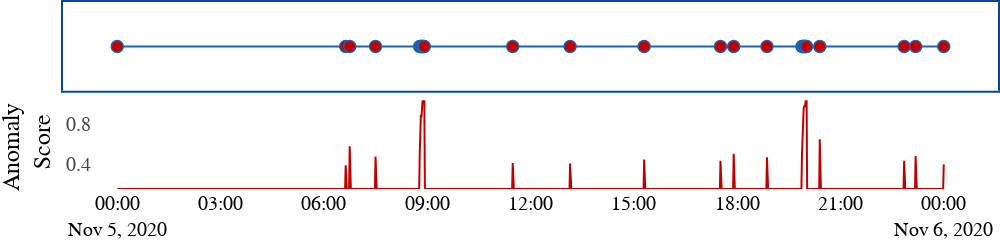

Here is the notebook cell this chart was saved with:
### Markdown cell above
We plot the case 2 with its anomaly scores and the ground truth anomalies. The anomaly scores are computed using the AD2S algorithm. The ground truth anomalies are marked with red markers.

### Code cell
cfg.case.id = 2

df = pd.read_csv(cfg.case.save_path,index_col=0)
plot_df = df[df['data']==1]

clf = AD2SDetector()
predict = []

for object in df['data']:
    score = clf.predict(object)
    predict.append(score)

predict[0] = 0.0
df['predict'] = predict

fig = plot_case(plot_df,df)
fig.write_image(cfg.case.fig_path)
fig.write_image(cfg.case.pdf_path)
fig.show()

### Figure 1 — Plotly figure (JSON) as saved in the notebook; plotly's stock layout.template omitted (floating-point values rounded to 4 significant figures; data arrays with more than 128 entries replaced by an {"elided": "..."} marker saying what was removed)
{"data": [{"line": {"color": "#1C62AE"}, "marker": {"color": "#C00000", "line": {"color": "#1C62AE", "width": 1.5}, "size": 12}, "mode": "markers+lines", "type": "scatter", "x": ["2020-11-05 00:00:00", "2020-11-05 06:38:00", "2020-11-05 06:45:00", "2020-11-05 07:30:00", "2020-11-05 08:47:00", "2020-11-05 08:48:00", "2020-11-05 08:49:00", "2020-11-05 08:50:00", "2020-11-05 08:51:00", "2020-11-05 08:52:00", "2020-11-05 08:53:00", "2020-11-05 08:54:00", "2020-11-05 08:55:00", "2020-11-05 11:29:00", "2020-11-05 13:09:00", "2020-11-05 15:18:00", "2020-11-05 17:31:00", "2020-11-05 17:54:00", "2020-11-05 18:52:00", "2020-11-05 19:53:00", "2020-11-05 19:54:00", "2020-11-05 19:55:00", "2020-11-05 19:56:00", "2020-11-05 19:57:00", "2020-11-05 19:58:00", "2020-11-05 19:59:00", "2020-11-05 20:00:00", "2020-11-05 20:01:00", "2020-11-05 20:24:00", "2020-11-05 22:51:00", "2020-11-05 23:11:00", "2020-11-06 00:00:00"], "xaxis": "x", "y": [1, 1, 1, 1, 1, 1, 1, 1, 1, 1, 1, 1, 1, 1, 1, 1, 1, 1, 1, 1, 1, 1, 1, 1, 1, 1, 1, 1, 1, 1, 1, 1], "yaxis": "y"}, {"marker": {"color": "#C00000", "line": {"color": "#1C62AE"}}, "mode": "lines", "type": "scatter", "x": {"elided": "1441 str values"}, "xaxis": "x2", "y": {"elided": "1441 float values"}, "yaxis": "y2"}], "layout": {"font": {"color": "black", "family": "Times New Roman", "size": 20}, "height": 200, "margin": {"b": 0, "l": 0, "pad": 0, "r": 0, "t": 0}, "plot_bgcolor": "white", "showlegend": false, "width": 1000, "xaxis": {"anchor": "y", "domain": [0, 1], "linecolor": "#084594", "linewidth": 2, "matches": "x2", "mirror": true, "showticklabels": false}, "xaxis2": {"anchor": "y2", "domain": [0, 1]}, "yaxis": {"anchor": "x", "domain": [0.525, 1], "linecolor": "#084594", "linewidth": 2, "mirror": true, "showgrid": false, "showticklabels": false}, "yaxis2": {"anchor": "x2", "domain": [0, 0.475], "nticks": 3, "range": [0, 0.9], "showgrid": false, "ticklabelposition": "inside bottom", "tickvals": [0, 0.4, 0.8], "title": {"text": "Anomaly <br> Score"}}}}
